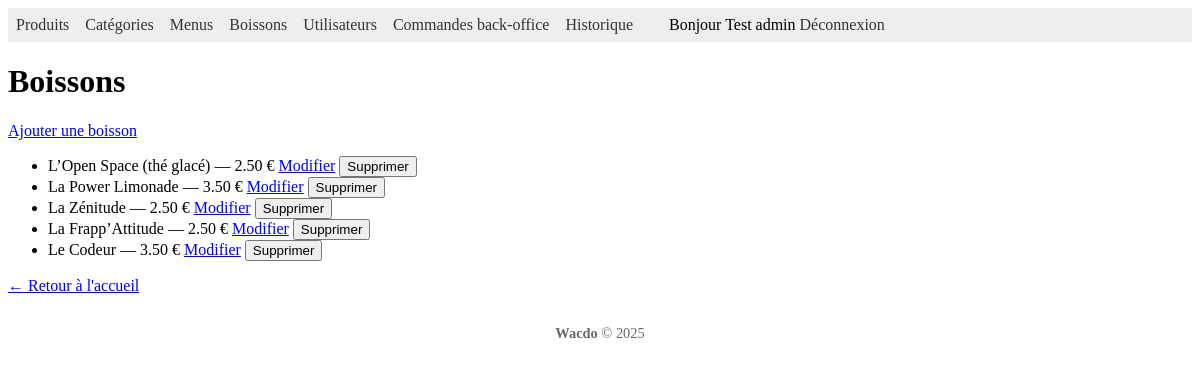
Before: /index.php?section=boisson (signed in) with the older database file.
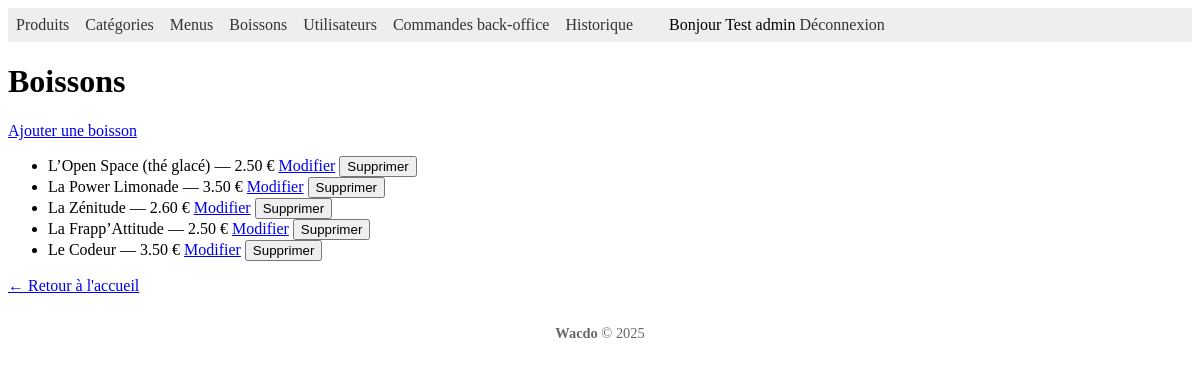
After: the same page with the newer database file.
### tables this page shows
CREATE TABLE IF NOT EXISTS `boisson` (
  `boisson_id` int NOT NULL AUTO_INCREMENT,
  `boisson_nom` varchar(100) NOT NULL,
  `boisson_description` varchar(255) DEFAULT NULL,
  `boisson_prix` decimal(8,2) NOT NULL DEFAULT '0.00',
  `boisson_image_url` varchar(255) DEFAULT NULL,
  `boisson_disponibilite` tinyint(1) NOT NULL DEFAULT '1',
  PRIMARY KEY (`boisson_id`)
);

### controller/BoissonController.php (called while the page is built, shortened)
<?php
require_once __DIR__ . '/../model/Boisson.php';
$boissonModel = new Boisson();
$boissons = $boissonModel->getAll();
require __DIR__ . '/../view/boisson_list.php';

### lib/Database.php (called while the page is built)
<?php
class Database
{
    public static function connect()
    {
        $cfg = require __DIR__ . '/../config/db.php';
        $dsn = sprintf(
            'mysql:host=%s;port=%d;dbname=%s;charset=utf8',
            $cfg['host'],
            $cfg['port'],
            $cfg['database']
        );
        $db = new PDO(
            $dsn,
            $cfg['username'],
            $cfg['password']
        );
        $db->setAttribute(PDO::ATTR_ERRMODE, PDO::ERRMODE_EXCEPTION);
        return $db;
    }
}

### model/Model.php (called while the page is built, shortened)
<?php
require_once __DIR__ . '/../lib/Database.php';
class Model
{
    public function __construct(?\PDO $pdo = null)
    {
        $this->db = $pdo ?? Database::connect();
    }
}

### model/Boisson.php (called while the page is built, shortened)
<?php
require_once 'Model.php';
class Boisson extends Model
{
    public function getAll()
    {
        $stmt = $this->db->query("SELECT * FROM boisson");
        return $stmt->fetchAll(PDO::FETCH_ASSOC);
    }
}

### view/boisson_list.php (the view, shortened to what this page needs)
<?php include __DIR__ . '/header.php'; ?>
<h1>Boissons</h1>
<p><a href="index.php?section=boisson&action=add">Ajouter une boisson</a></p>
<?php if (empty($boissons)): ?>
    <p>Aucune boisson enregistrée.</p>
<?php else: ?>
    <ul>
        <?php foreach ($boissons as $b): ?>
            <li>
                <?= htmlspecialchars($b['boisson_nom'], ENT_QUOTES) ?> —
                <?= number_format($b['boisson_prix'], 2) ?> €
                <a
                    href="index.php?section=boisson&action=edit&id=<?= (int)$b['boisson_id'] ?>">Modifier</a>
                <form
                    method="post"
                    action="index.php?section=boisson&action=delete"
                    style="display:inline">
                    <button
                        type="submit"
                        onclick="return confirm('Supprimer cette boisson ?')">Supprimer</button>
                </form>
            </li>
        <?php endforeach; ?>
    </ul>
<?php endif; ?>
<p><a href="index.php">← Retour à l'accueil</a></p>
<?php include __DIR__ . '/footer.php'; ?>

Changed rows visible on the page:
changed boisson "La Zénitude": boisson_prix "2.50" → "2.60"
